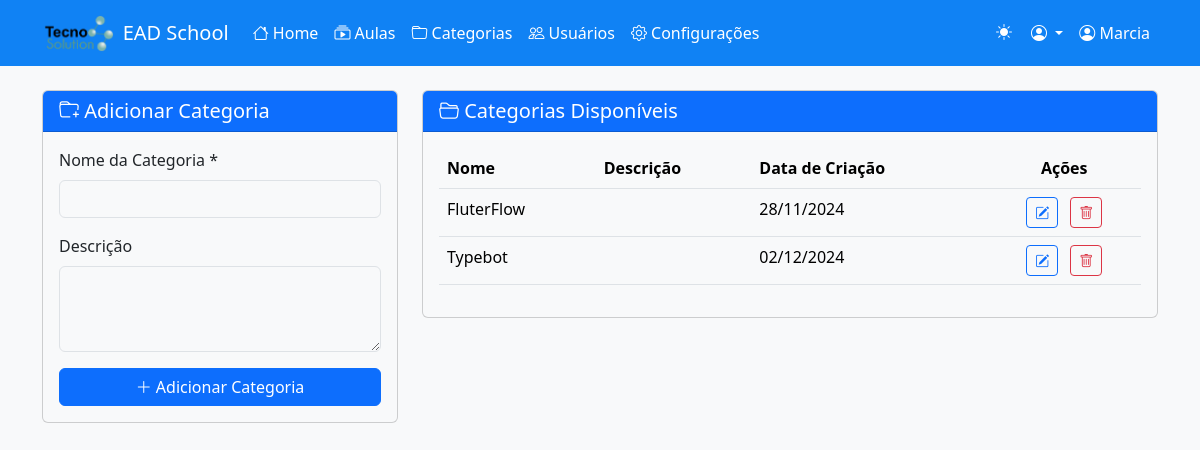
The app's page /categories.php (signed in) with its own data.
### tables this page shows
CREATE TABLE `categories` (
  `id` int(11) NOT NULL,
  `name` varchar(100) NOT NULL,
  `description` text DEFAULT NULL,
  `created_at` timestamp NOT NULL DEFAULT current_timestamp()
);

### categories.php (the view, shortened to what this page needs)
<?php
require_once 'config.php';
$stmt = $pdo->query("SELECT * FROM categories ORDER BY name");
$categories = $stmt->fetchAll();
require_once 'includes/header.php';
?>
<div class="container py-4">
    <div class="row">
        <div class="col-md-4">
            <div class="card">
                <div class="card-header bg-primary text-white">
                    <h5 class="mb-0">
                        <i class="bi bi-folder-plus"></i> Adicionar Categoria
                    </h5>
                </div>
                <div class="card-body">
                    <form method="POST">
                        <div class="mb-3">
                            <label for="name" class="form-label">Nome da Categoria *</label>
                            <input type="text" class="form-control" id="name" name="name" required>
                        </div>
                        <div class="mb-3">
                            <label for="description" class="form-label">Descrição</label>
                            <textarea class="form-control" id="description" name="description" rows="3"></textarea>
                        </div>
                        <div class="d-grid">
                            <button type="submit" name="add_category" class="btn btn-primary">
                                <i class="bi bi-plus-lg"></i> Adicionar Categoria
                            </button>
                        </div>
                    </form>
                </div>
            </div>
        </div>
        <div class="col-md-8">
            <div class="card">
                <div class="card-header bg-primary text-white">
                    <h5 class="mb-0">
                        <i class="bi bi-folder2-open"></i> Categorias Disponíveis
                    </h5>
                </div>
                <div class="card-body">
                    <?php if (empty($categories)): ?>
                        <div class="alert alert-info">
                            <i class="bi bi-info-circle"></i> Nenhuma categoria cadastrada.
                        </div>
                    <?php else: ?>
                        <div class="table-responsive">
                            <table class="table table-hover">
                                <thead>
                                    <tr>
                                        <th>Nome</th>
                                        <th>Descrição</th>
                                        <th>Data de Criação</th>
                                        <th class="text-center">Ações</th>
                                    </tr>
                                </thead>
                                <tbody>
                                    <?php foreach ($categories as $category): ?>
                                        <tr>
                                            <td><?php echo htmlspecialchars($category['name']); ?></td>
                                            <td><?php echo htmlspecialchars($category['description']); ?></td>
                                            <td><?php echo date('d/m/Y', strtotime($category['created_at'])); ?></td>
                                            <td class="text-center">
                                                <button type="button"
                                                        class="btn btn-sm btn-outline-primary me-2"
                                                        onclick="openEditModal(<?php echo $category['id']; ?>, '<?php echo htmlspecialchars(addslashes($category['name'])); ?>', '<?php echo htmlspecialchars(addslashes($category['description'])); ?>')"
                                                        title="Editar">
                                                    <i class="bi bi-pencil-square"></i>
                                                </button>
                                                <button type="button"
                                                        class="btn btn-sm btn-outline-danger"
                                                        onclick="confirmDelete(<?php echo $category['id']; ?>)"
                                                        title="Excluir">
                                                    <i class="bi bi-trash"></i>
                                                </button>
                                            </td>
                                        </tr>
                                    <?php endforeach; ?>
                                </tbody>
                            </table>
                        </div>
                    <?php endif; ?>
                </div>
            </div>
        </div>
    </div>
</div>
<?php include 'includes/footer.php'; ?>

### records on screen
categories: name "FluterFlow", created_at "28/11/2024"
categories: name "Typebot", created_at "02/12/2024"

### other values on screen
$site_name "EAD School"
$_SESSION['user_name'] "Marcia"
